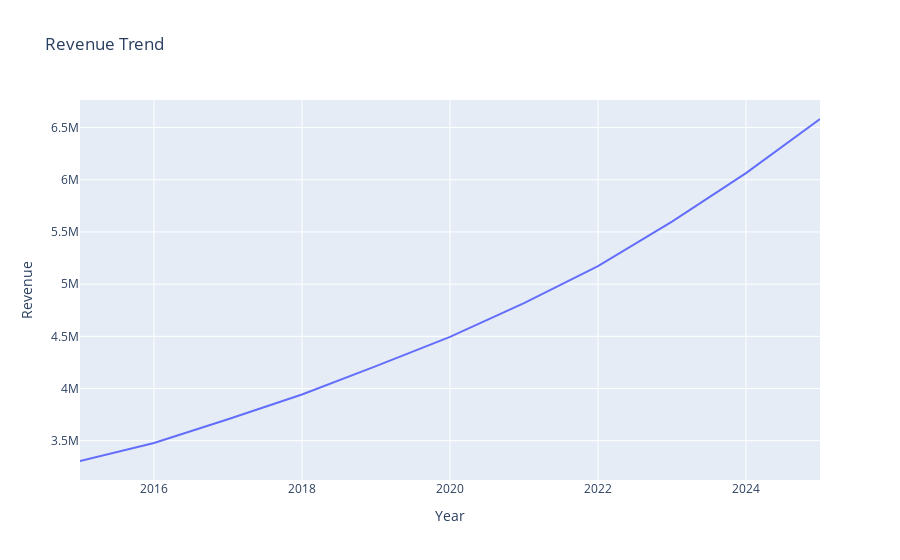

Write notebook code for a chart like this one.
### Code cell
# visualization of the revenua tren from 2015 to 2025
yearly_rev = df.groupby("Year")["Revenue"].sum().reset_index()
fig = px.line(yearly_rev, x="Year", y="Revenue", title="Revenue Trend")
fig.show()

### Figure 1 — Plotly figure (JSON) as saved in the notebook; plotly's stock layout.template omitted (floating-point values rounded to 4 significant figures)
{"data": [{"hovertemplate": "Year=%{x}<br>Revenue=%{y}<extra></extra>", "legendgroup": "", "line": {"color": "#636efa", "dash": "solid"}, "marker": {"symbol": "circle"}, "mode": "lines", "name": "", "orientation": "v", "showlegend": false, "type": "scatter", "x": [2015, 2016, 2017, 2018, 2019, 2020, 2021, 2022, 2023, 2024, 2025], "xaxis": "x", "y": [3306000.0, 3479000.0, 3706000.0, 3942000.0, 4214000.0, 4494000.0, 4818000.0, 5173000.0, 5600000.0, 6064000.0, 6582000.0], "yaxis": "y"}], "layout": {"legend": {"tracegroupgap": 0}, "title": {"text": "Revenue Trend"}, "xaxis": {"anchor": "y", "domain": [0, 1], "title": {"text": "Year"}}, "yaxis": {"anchor": "x", "domain": [0, 1], "title": {"text": "Revenue"}}}}
